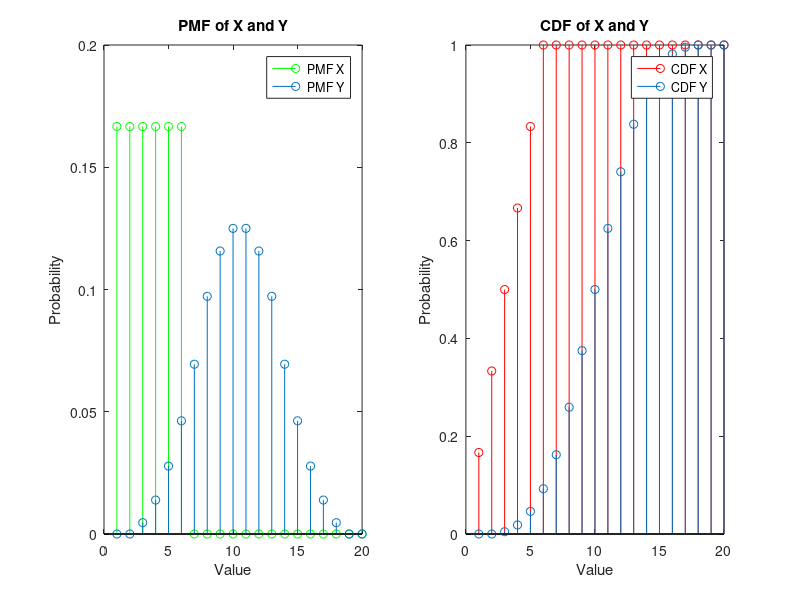
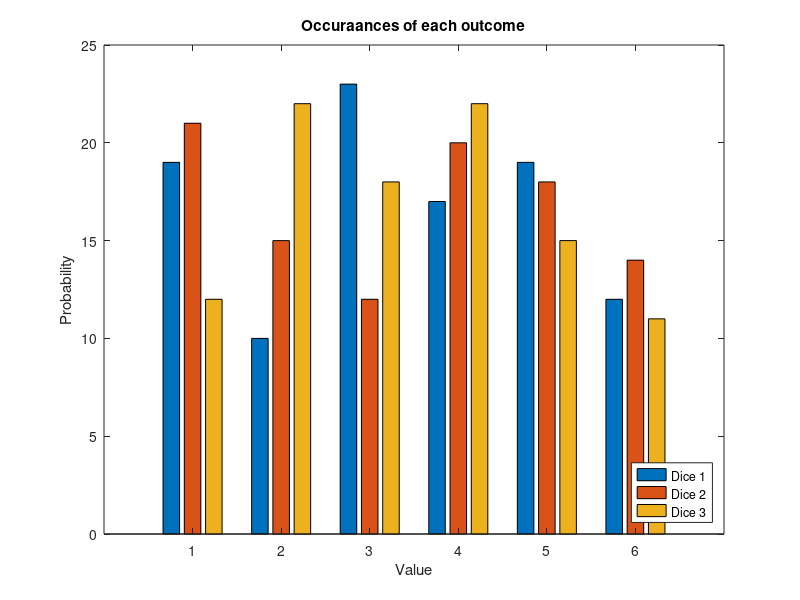
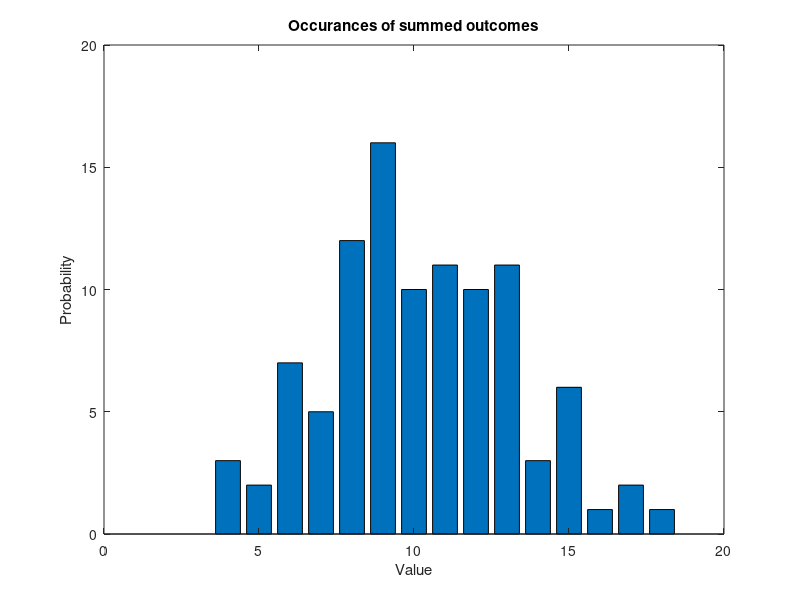

These charts were generated, in order, by the following MATLAB code:
%%this is Matlab Code for Question 1
close all
clear all
clc
%%
%-----------------------part I-----------------------------------%
X = linspace(1,20,20);
Y = linspace(3,18,16);
i=1;
for k = 1:1:20
    if i<7
        if (k==X(i))
            PX(k)=1/6;
            i=i+1;
        else
            PX(k)=0;
        end
    else
        PX(k)=0;
    end
end

PY=[0,0,0,0,0,0,0,0,0,0,0,0,0,0,0,0,0,0,0,0];
    for i = 1:1:20
        for k = 1:1:6
            for l = 1:1:6
                for m = 1:1:6
                    if i == k + l + m
                        PY(i)= PY(i)+PX(k)*PX(l)*PX(m);
                        test = i;
                        testP = PY(i);
                    end
                end
           end
        end
    end

subplot(1,2,1)
stem(PX,'g')
hold on;
stem (PY)
hold on;
xlabel('Value')
ylabel('Probability')
legend('PMF X', 'PMF Y')
title('PMF of X and Y')

%%
%-----------------------part II-----------------------------------%
FX=[0];
FY=[0];
FX(1)=PX(1);
FY(1)=PY(1);
for k= 2:1:20
    FX(k)=FX(k-1)+PX(k);
    FY(k)=FY(k-1)+PY(k);
end

subplot(1,2,2)
stem(FX,'r')
hold on;
stem(FY)
hold on;
xlabel('Value')
ylabel('Probability')
legend('CDF X', 'CDF Y')
title('CDF of X and Y')

 %%
%-----------------------part III -----------------------------------%
H1 = zeros(6,1);
H2 = zeros(6,1);
H3 = zeros(6,1);
HY = zeros(18,1);

N = 100;
for n = 1:N
    x1(n) = randi(6);
    x2(n) = randi(6);
    x3(n) = randi(6);
    y(n) = x1(n) + x2(n) + x3(n);
end
%%
%-----------------------part IV -----------------------------------%
%loop to see occurances of each number
for i = 1:N
    for k = 1:6
        if (x1(i) == k)
            H1(k) = H1(k) + 1;
        end
        if (x2(i) == k)
            H2(k) = H2(k) + 1;
        end 
        if (x3(i) == k)
            H3(k) = H3(k) + 1;
        end
    end
      
 %-----------------------part V -----------------------------------%
   %loop to check occurances of sums   
        for k = 3:18
            if (y(i) == k)
                HY(k) = HY(k) + 1;
            end
        end
 end
  
    
    
    HTOTAL = [H1,H2,H3];
    figure(3);
    bar(HTOTAL);
    legend('Dice 1', 'Dice 2', 'Dice 3', 'location', 'southeast')
    xlabel('Value')
    ylabel('Probability')
    title('Occuraances of each outcome')


    figure(4)
    bar(HY)
    xlabel('Value')
    ylabel('Probability')
    title('Occurances of summed outcomes')
